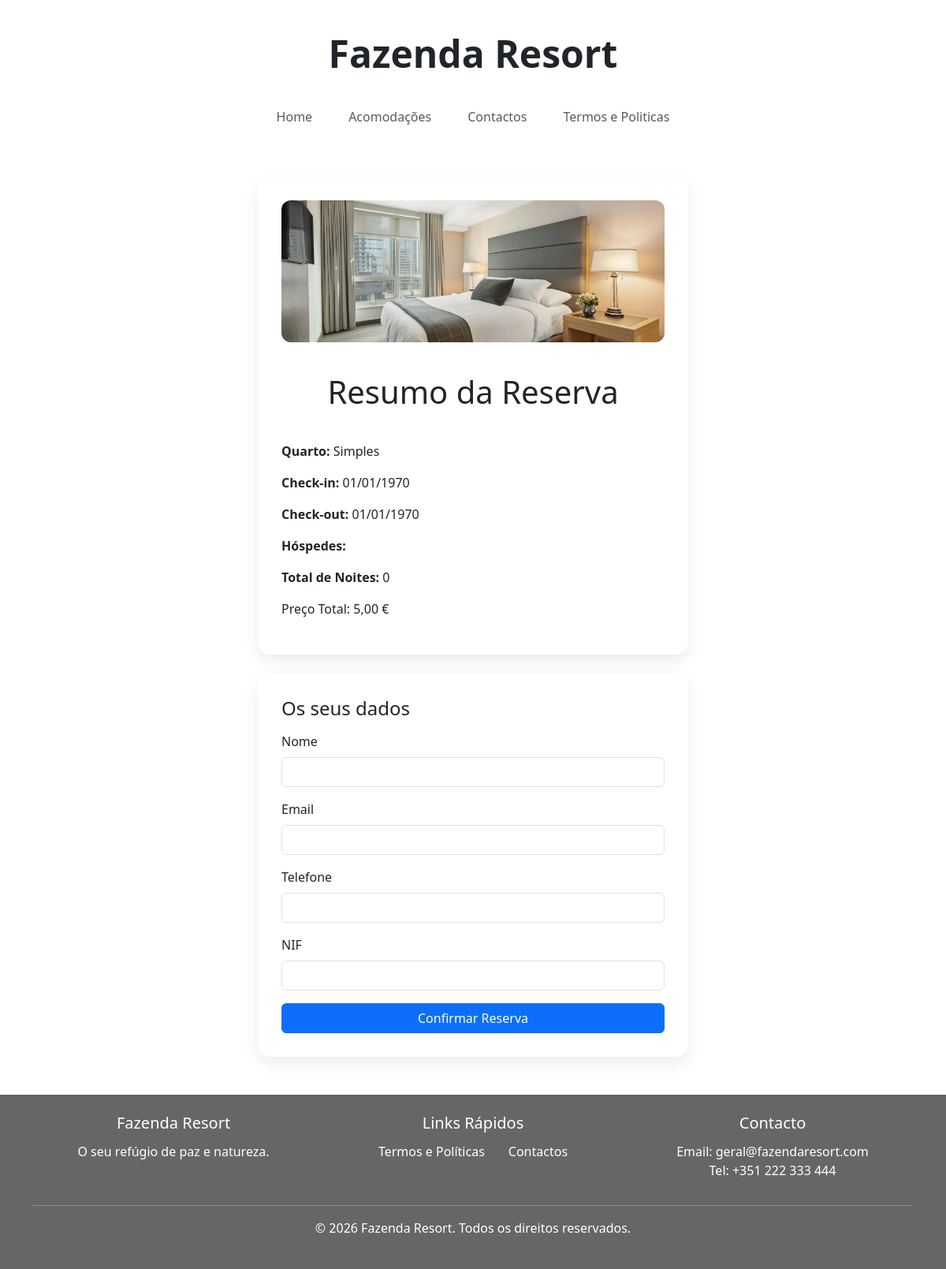
Screenshot of /reserva.php?id_quarto=1 with the database file from the repository.
### tables this page shows
CREATE TABLE `quartos` (
  `id_quarto` int(11) NOT NULL,
  `numero_quarto` int(11) NOT NULL,
  `tipo` varchar(25) NOT NULL,
  `preco_noite` decimal(10,2) NOT NULL,
  `capacidade` int(11) NOT NULL,
  `imagem` varchar(255) DEFAULT 'quarto_padrao.jpg'
);

### reserva.php (the view, shortened to what this page needs)
<?php
$id = $_GET['id_quarto'];
$checkin = $_GET['checkin'];
$checkout = $_GET['checkout'];
$pessoas = $_GET['pessoas'];
$sql = "SELECT * FROM quartos WHERE id_quarto = $id";
$query = mysqli_query($conn, $sql);
$quarto = mysqli_fetch_assoc($query);
$d1 = new DateTime($checkin);
$d2 = new DateTime($checkout);
$total_noites = $d1->diff($d2)->days;
$preco_total = ($total_noites * $quarto['preco_noite']) + 5;
?>
<!DOCTYPE html>
<html lang="pt">
<head>
    <link rel="stylesheet" href="style.css">
    <link href="https://cdn.jsdelivr.net/npm/bootstrap@5.3.8/dist/css/bootstrap.min.css" rel="stylesheet">
</head>
<body>
    <header>
        <div class="container text-center mt-4">
            <h1 class="display-5 fw-bold">Fazenda Resort</h1>
        </div>
        <nav class="navbar navbar-expand-lg">
            <div class="container-fluid">
                <div class="collapse navbar-collapse" id="navbarNav">
                    <ul class="navbar-nav mx-auto">
                        <li class="nav-item">
                            <a class="nav-link" href="index.php">Home</a>
                        </li>
                        <li class="nav-item">
                            <a class="nav-link" href="index.php#acomodacao">Acomodações</a>
                        </li>
                        <li class="nav-item">
                            <a class="nav-link" href="contactos.php">Contactos</a>
                        </li>
                        <li class="nav-item">
                            <a class="nav-link" href="termos.php">Termos e Politicas</a>
                        </li>
                    </ul>
                </div>
            </div>
        </nav>
    </header>
    <div class="container mt-5 mb-5 reservation-summary">
        <div class="row justify-content-center">
            <div class="col-md-8 col-lg-6">
                <div class="summary-card mb-4">
                    <img src="img/<?= $quarto['imagem'] ?>" class="room-preview mb-4" alt="<?= $quarto['tipo'] ?>">
                    <h1 class="mb-4">Resumo da Reserva</h1>
                    <p><strong>Quarto:</strong> <?= $quarto['tipo'] ?></p>
                    <p><strong>Check-in:</strong> <?= date('d/m/Y', strtotime($checkin)) ?></p>
                    <p><strong>Check-out:</strong> <?= date('d/m/Y', strtotime($checkout)) ?></p>
                    <p><strong>Hóspedes:</strong> <?= $pessoas ?></p>
                    <p><strong>Total de Noites:</strong> <?= $total_noites ?></p>
                    <p class="price-highlight">Preço Total: <?= number_format($preco_total, 2, ',', '.') ?> €</p>
                </div>
                <div class="summary-card">
                    <h4 class="mb-3">Os seus dados</h4>
                    <form action="confirmar.php" method="POST">
                        <div class="mb-3">
                            <label class="form-label">Nome</label>
                            <input type="text" name="nome" class="form-control" required>
                        </div>
                        <div class="mb-3">
                            <label class="form-label">Email</label>
                            <input type="email" name="email" class="form-control" required>
                        </div>
                        <div class="mb-3">
                            <label class="form-label">Telefone</label>
                            <input type="text" name="telefone" class="form-control" required>
                        </div>
                        <div class="mb-3">
                            <label class="form-label">NIF</label>
                            <input type="text" name="nif" class="form-control" required>
                        </div>
                        <button type="submit" class="btn btn-primary w-100">Confirmar Reserva</button>
                    </form>
                </div>
            </div>
        </div>
    </div>
    <footer class="text-white py-4 mt-5" style="background-color: rgba(0, 0, 0, 0.6);">
        <div class="container">
            <div class="row">
                <div class="col-md-4">
                    <h5>Fazenda Resort</h5>
                    <p>O seu refúgio de paz e natureza.</p>
                </div>
                <div class="col-md-4">
                    <h5>Links Rápidos</h5>
                    <ul class="list-unstyled">
                        <li><a href="termos.php" class="text-white text-decoration-none">Termos e Políticas</a></li>
                        <li><a href="contactos.php" class="text-white text-decoration-none">Contactos</a></li>
                    </ul>
                </div>
                <div class="col-md-4">
                    <h5>Contacto</h5>
                    <p>Email: geral@fazendaresort.com<br>Tel: +351 222 333 444</p>
                </div>
            </div>
            <hr>
            <div class="text-center">
                <p>&copy; 2026 Fazenda Resort. Todos os direitos reservados.</p>
            </div>
        </div>
    </footer>
</body>
</html>

### style.css (style rules this page uses)
h1 { text-align: center; padding-top: 15px; padding-bottom: 15px; }
ul { display: flex; justify-content: center; gap: 30px; list-style: none; padding:0; }
.nav-link { color: #000; text-decoration: none; font-weight: bold; }
body { margin: 0; }
footer .row { display: flex; flex-wrap: wrap; align-items: flex-start; }
footer .col-md-4 { text-align: center; }
footer h5 { margin-bottom: 12px; }
footer ul li { margin-bottom: 6px; }
.summary-card { background: #fff; border-radius: 16px; padding: 30px; box-shadow: 0 8px 20px rgba(0, 0, 0, 0.08); }
.room-preview { width: 100%; height: 180px; object-fit: cover; border-radius: 12px; }

### rows the page displays
quartos: imagem (picture), tipo "Simples", preco_noite "5,00"

### other values shown
date('d/m/Y', strtotime($checkin)) "01/01/1970"
date('d/m/Y', strtotime($checkout)) "01/01/1970"
$total_noites "0"
